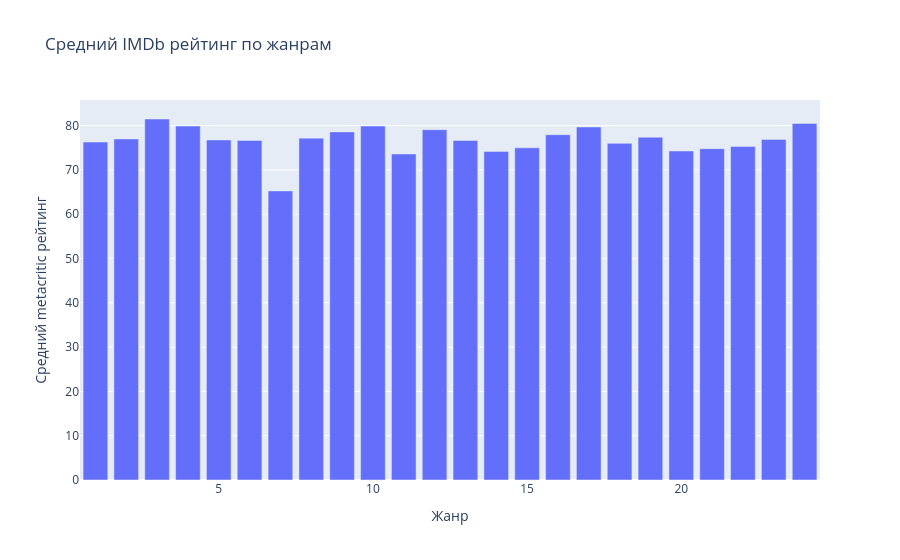

The notebook cell saved with this chart:
### Code cell
avg_rating_by_genre = movies.groupby('genre_id')['metacritic_rating'].mean().reset_index()

# Строим график
fig = px.bar(
    avg_rating_by_genre,
    x='genre_id',
    y='metacritic_rating',
    title='Средний IMDb рейтинг по жанрам',
    labels={'metacritic_rating': 'Средний metacritic рейтинг', 'genre_id': 'Жанр'}
)

fig.show()

### Figure 1 — Plotly figure (JSON) as saved in the notebook; plotly's stock layout.template omitted (floating-point values rounded to 4 significant figures)
{"data": [{"alignmentgroup": "True", "hovertemplate": "Жанр=%{x}<br>Средний metacritic рейтинг=%{y}<extra></extra>", "legendgroup": "", "marker": {"color": "#636efa", "pattern": {"shape": ""}}, "name": "", "offsetgroup": "", "orientation": "v", "showlegend": false, "textposition": "auto", "type": "bar", "x": [1, 2, 3, 4, 5, 6, 7, 8, 9, 10, 11, 12, 13, 14, 15, 16, 17, 18, 19, 20, 21, 22, 23, 24], "xaxis": "x", "y": [76.31, 77, 81.5, 79.92, 76.77, 76.67, 65.27, 77.18, 78.59, 79.91, 73.6, 79.09, 76.65, 74.19, 75, 77.95, 79.7, 76, 77.39, 74.28, 74.81, 75.28, 76.89, 80.5], "yaxis": "y"}], "layout": {"barmode": "relative", "legend": {"tracegroupgap": 0}, "title": {"text": "Средний IMDb рейтинг по жанрам"}, "xaxis": {"anchor": "y", "domain": [0, 1], "title": {"text": "Жанр"}}, "yaxis": {"anchor": "x", "domain": [0, 1], "title": {"text": "Средний metacritic рейтинг"}}}}
